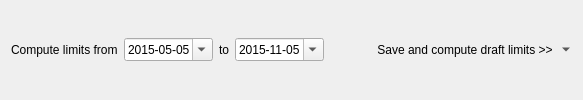
    <widget class="QFrame" name="frameCompute">
     <property name="frameShape">
      <enum>QFrame::NoFrame</enum>
     </property>
     <property name="frameShadow">
      <enum>QFrame::Raised</enum>
     </property>
     <layout class="QGridLayout" name="gridLayout_2">
      <item row="0" column="4">
       <spacer name="horizontalSpacer">
        <property name="orientation">
         <enum>Qt::Horizontal</enum>
        </property>
        <property name="sizeHint" stdset="0">
         <size>
          <width>40</width>
          <height>20</height>
         </size>
        </property>
       </spacer>
      </item>
      <item row="0" column="2">
       <widget class="QLabel" name="labelTo">
        <property name="text">
         <string>to</string>
        </property>
       </widget>
      </item>
      <item row="0" column="5">
       <widget class="QToolButton" name="toolButtonSave">
        <property name="text">
         <string>Save and compute draft limits &gt;&gt;</string>
        </property>
        <property name="iconSize">
         <size>
          <width>21</width>
          <height>21</height>
         </size>
        </property>
        <property name="popupMode">
         <enum>QToolButton::MenuButtonPopup</enum>
        </property>
        <property name="toolButtonStyle">
         <enum>Qt::ToolButtonTextUnderIcon</enum>
        </property>
        <property name="autoRaise">
         <bool>true</bool>
        </property>
        <property name="arrowType">
         <enum>Qt::NoArrow</enum>
        </property>
       </widget>
      </item>
      <item row="0" column="1">
       <widget class="QDateEdit" name="dateEditFrom">
        <property name="toolTip">
         <string>ISODate</string>
        </property>
        <property name="readOnly">
         <bool>false</bool>
        </property>
        <property name="dateTime">
         <datetime>
          <hour>0</hour>
          <minute>0</minute>
          <second>0</second>
          <year>2015</year>
          <month>5</month>
          <day>5</day>
         </datetime>
        </property>
        <property name="displayFormat">
         <string>yyyy-MM-dd</string>
        </property>
        <property name="calendarPopup">
         <bool>true</bool>
        </property>
       </widget>
      </item>
      <item row="0" column="3">
       <widget class="QDateEdit" name="dateEditTo">
        <property name="toolTip">
         <string>ISODate</string>
        </property>
        <property name="dateTime">
         <datetime>
          <hour>0</hour>
          <minute>0</minute>
          <second>0</second>
          <year>2015</year>
          <month>11</month>
          <day>5</day>
         </datetime>
        </property>
        <property name="displayFormat">
         <string>yyyy-MM-dd</string>
        </property>
        <property name="calendarPopup">
         <bool>true</bool>
        </property>
       </widget>
      </item>
      <item row="0" column="0">
       <widget class="QLabel" name="label_6">
        <property name="text">
         <string>Compute limits from</string>
        </property>
       </widget>
      </item>
     </layout>
    </widget>
